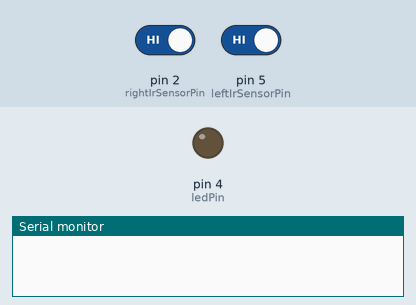
Simulated run of this sketch. Board: Arduino Uno, built with avr-gcc and run on an emulated ATmega328P. Parts: output pins drawn as LEDs (lit = HIGH), the last lines printed to the serial monitor. The test bench sets the inputs (shaded band); at power-on: pin 2 (rightIrSensorPin) HIGH, pin 5 (leftIrSensorPin) HIGH. Random numbers use the default seed unless the sketch sets one.

Above: at 1.2 s.
1.3 s: pin 2 (rightIrSensorPin) driven LOW
At 2.5 s:
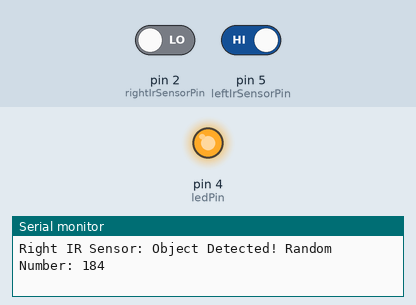
2.8 s: pin 2 (rightIrSensorPin) driven HIGH
At 4.7 s:
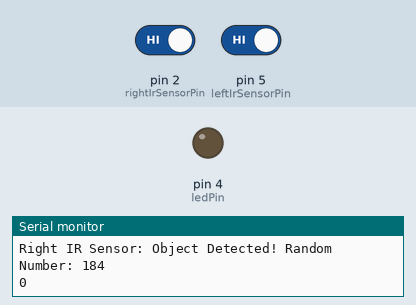
5.8 s: pin 5 (leftIrSensorPin) driven LOW
At 6.2 s:
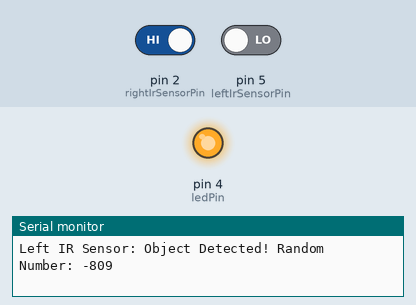
7.7 s: pin 5 (leftIrSensorPin) driven HIGH
At 9.3 s:
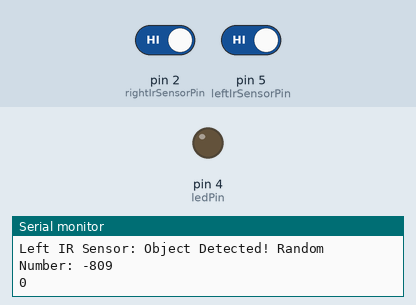
10.3 s: pin 2 (rightIrSensorPin) driven LOW and pin 5 (leftIrSensorPin) driven LOW
At 10.8 s:
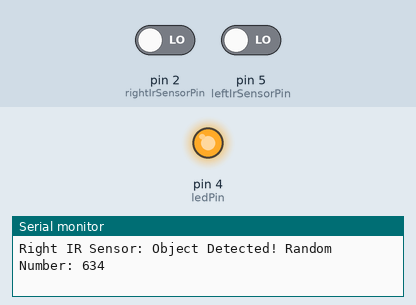
Timing chart, 0 to 13.3 s (numbered marks = the images above; inputs shaded):
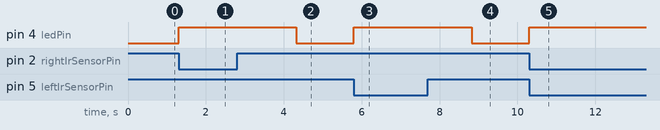

The sketch:

Random_Number_generator.ino
```cpp
/*
  Arduino Sketch for Dual IR Obstacle Avoidance Sensors with LED and Serial Output
  - Right IR Sensor (Active Low) connected to pin 2.
  - Left IR Sensor (Active Low) connected to pin 5.
  - LED connected to pin 4.
  - When the right IR sensor detects an object, a random number between 0 and 999 is generated.
  - When the left IR sensor detects an object, a random number between -999 and -1 is generated.
  - The random number and "Object Detected!" message are displayed on the Serial Monitor for 3 seconds.
  - During the 3-second window, new detections are ignored.
  - After 3 seconds, the Serial Monitor displays "0", and the system resumes monitoring.
  - The LED turns on when either sensor detects an object and stays on for 3 seconds.
*/

// Pin Definitions
const int rightIrSensorPin = 2;  // Right IR sensor connected to pin 2
const int leftIrSensorPin = 5;   // Left IR sensor connected to pin 5
const int ledPin = 4;            // LED connected to pin 4

// Variables for Timing and State Management
unsigned long detectionTime = 0;  // Stores the time when an object is detected
bool objectDetected = false;      // Tracks if an object is currently detected
int randomNumber = 0;             // Stores the generated random number

void setup() {
  // Initialize Serial Monitor
  Serial.begin(9600);

  // Configure IR Sensor Pins with Internal Pull-Up Resistors
  pinMode(rightIrSensorPin, INPUT_PULLUP);
  pinMode(leftIrSensorPin, INPUT_PULLUP);

  // Configure LED Pin as Output
  pinMode(ledPin, OUTPUT);
  digitalWrite(ledPin, LOW);  // Ensure LED is off initially

  // Seed the Random Number Generator
  randomSeed(analogRead(0));
}

void loop() {
  // Read the Right IR Sensor State (Active Low: LOW means object detected)
  int rightSensorState = digitalRead(rightIrSensorPin);

  // Read the Left IR Sensor State (Active Low: LOW means object detected)
  int leftSensorState = digitalRead(leftIrSensorPin);

  // Check if the right IR sensor detects an object and no object is currently being processed
  if (rightSensorState == LOW && !objectDetected) {
    // Object detected by the right IR sensor
    objectDetected = true;               // Set detection flag
    detectionTime = millis();            // Record the current time
    randomNumber = random(0, 1000);      // Generate a random number between 0 and 999
    digitalWrite(ledPin, HIGH);          // Turn on the LED

    // Print the detection message and random number to the Serial Monitor
    Serial.print("Right IR Sensor: Object Detected! Random Number: ");
    Serial.println(randomNumber);
  }

  // Check if the left IR sensor detects an object and no object is currently being processed
  if (leftSensorState == LOW && !objectDetected) {
    // Object detected by the left IR sensor
    objectDetected = true;               // Set detection flag
    detectionTime = millis();            // Record the current time
    randomNumber = -random(1, 1000);     // Generate a random number between -999 and -1
    digitalWrite(ledPin, HIGH);          // Turn on the LED

    // Print the detection message and random number to the Serial Monitor
    Serial.print("Left IR Sensor: Object Detected! Random Number: ");
    Serial.println(randomNumber);
  }

  // Check if 3 seconds have passed since the object was detected
  if (objectDetected && (millis() - detectionTime >= 3000)) {
    objectDetected = false;              // Reset detection flag
    digitalWrite(ledPin, LOW);           // Turn off the LED
    Serial.println("0");                 // Print "0" to the Serial Monitor
  }

  // If an object is currently detected, keep printing the random number
  if (objectDetected) {
    if (randomNumber >= 0) {
      Serial.print("Right IR Sensor: Object Detected! Random Number: ");
    } else {
      Serial.print("Left IR Sensor: Object Detected! Random Number: ");
    }
    Serial.println(randomNumber);
  }
}
```

Measured:
- after the input at 1.3 s, pin 4 (ledPin): LOW → HIGH at once
- after the input at 2.8 s, pin 4 (ledPin): HIGH → LOW after 1.5 s
- after the input at 5.8 s, pin 4 (ledPin): LOW → HIGH at once
- after the input at 7.7 s, pin 4 (ledPin): HIGH → LOW after 1.1 s
- after the input at 10.3 s, pin 4 (ledPin): LOW → HIGH at once
